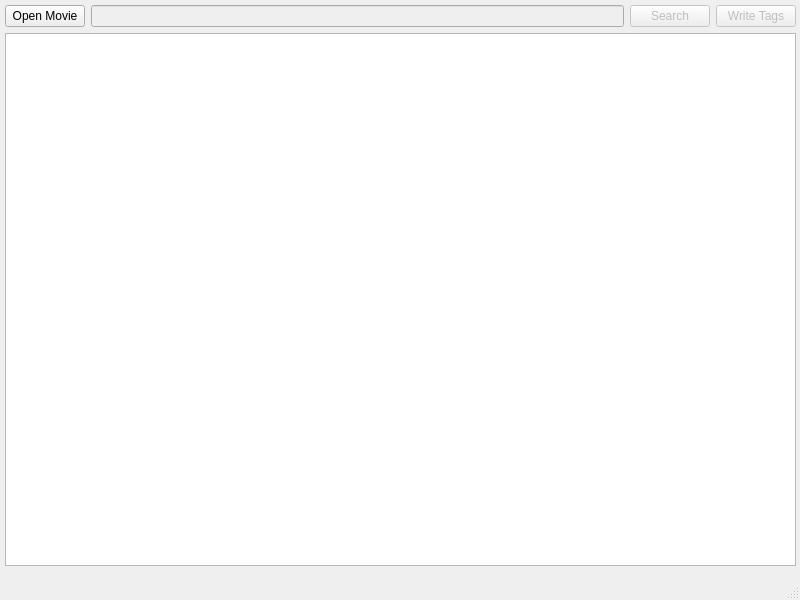
<?xml version="1.0" encoding="UTF-8"?>
<ui version="4.0">
 <class>MainWindow</class>
 <widget class="QMainWindow" name="MainWindow">
  <property name="geometry">
   <rect>
    <x>0</x>
    <y>0</y>
    <width>800</width>
    <height>600</height>
   </rect>
  </property>
  <property name="minimumSize">
   <size>
    <width>800</width>
    <height>600</height>
   </size>
  </property>
  <property name="maximumSize">
   <size>
    <width>800</width>
    <height>600</height>
   </size>
  </property>
  <property name="windowTitle">
   <string>MovieTag</string>
  </property>
  <property name="windowIcon">
   <iconset resource="resources.qrc">
    <normaloff>:/icons/MovieTag.png</normaloff>:/icons/MovieTag.png</iconset>
  </property>
  <widget class="QWidget" name="centralwidget">
   <widget class="QWidget" name="verticalLayoutWidget">
    <property name="geometry">
     <rect>
      <x>0</x>
      <y>0</y>
      <width>801</width>
      <height>571</height>
     </rect>
    </property>
    <layout class="QVBoxLayout" name="verticalLayout">
     <property name="sizeConstraint">
      <enum>QLayout::SizeConstraint::SetDefaultConstraint</enum>
     </property>
     <property name="leftMargin">
      <number>5</number>
     </property>
     <property name="topMargin">
      <number>5</number>
     </property>
     <property name="rightMargin">
      <number>5</number>
     </property>
     <property name="bottomMargin">
      <number>5</number>
     </property>
     <item>
      <layout class="QHBoxLayout" name="horizontalLayout">
       <property name="sizeConstraint">
        <enum>QLayout::SizeConstraint::SetDefaultConstraint</enum>
       </property>
       <item>
        <widget class="QPushButton" name="btnOpenMovie">
         <property name="text">
          <string>Open Movie</string>
         </property>
        </widget>
       </item>
       <item>
        <widget class="QLineEdit" name="movieSearch">
         <property name="enabled">
          <bool>false</bool>
         </property>
        </widget>
       </item>
       <item>
        <widget class="QPushButton" name="btnSearch">
         <property name="enabled">
          <bool>false</bool>
         </property>
         <property name="styleSheet">
          <string notr="true"/>
         </property>
         <property name="text">
          <string>Search</string>
         </property>
        </widget>
       </item>
       <item>
        <widget class="QPushButton" name="btnWriteTags">
         <property name="enabled">
          <bool>false</bool>
         </property>
         <property name="styleSheet">
          <string notr="true"/>
         </property>
         <property name="text">
          <string>Write Tags</string>
         </property>
        </widget>
       </item>
      </layout>
     </item>
     <item>
      <widget class="QListWidget" name="searchResults"/>
     </item>
    </layout>
   </widget>
  </widget>
  <widget class="QStatusBar" name="statusbar"/>
 </widget>
 <resources>
  <include location="resources.qrc"/>
 </resources>
 <connections/>
</ui>
